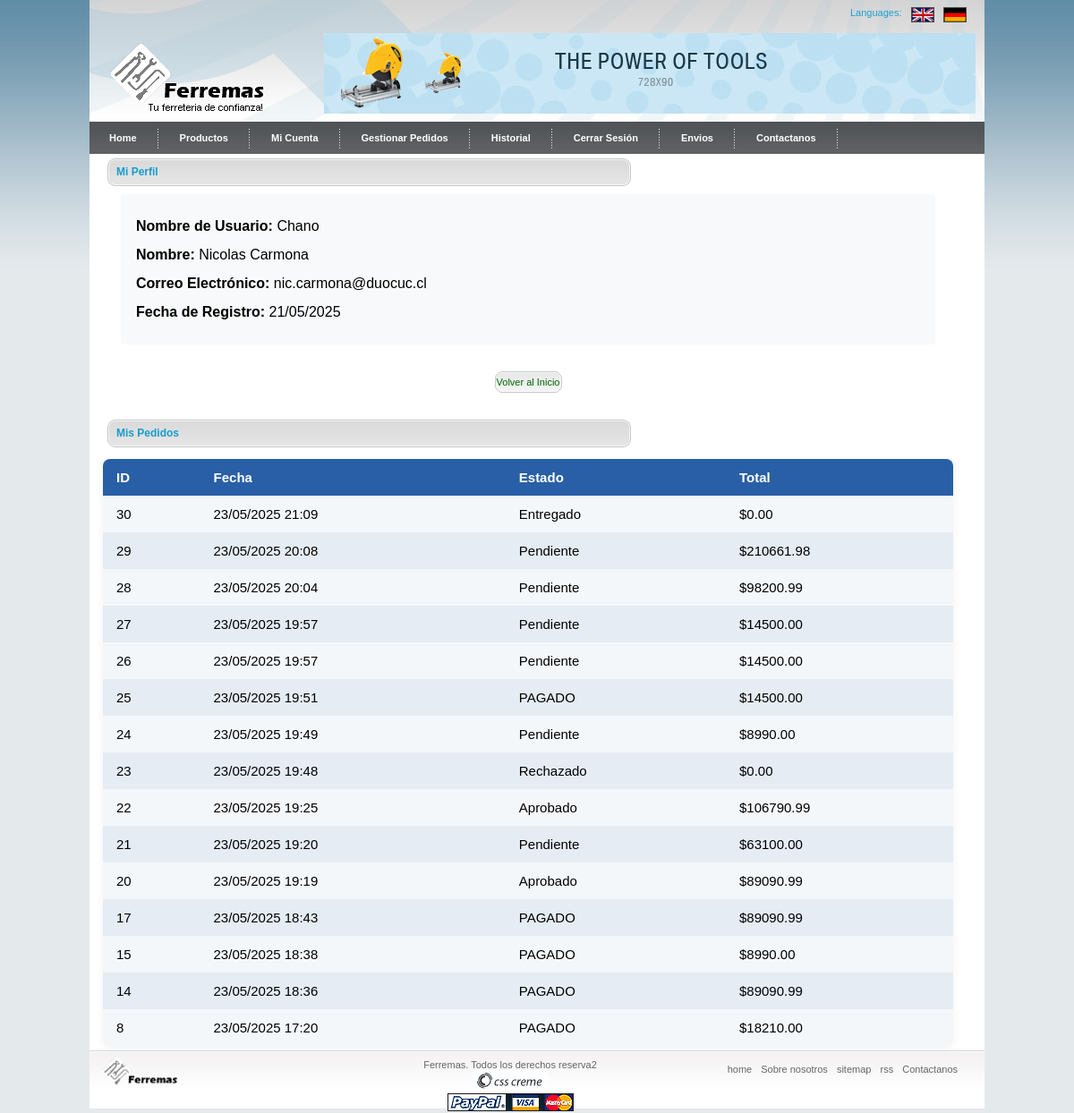
The page /profile/ (signed in) on the database its author committed.
### usuarios/models.py (models this page shows)
class Usuario(AbstractUser):
    ROL_CHOICES = [
        ('cliente', 'Cliente'),
        ('admin', 'Administrador'),
        ('vendedor', 'Vendedor'),
        ('bodeguero', 'Bodeguero'),
        ('contador', 'Contador'),
    ]
    rol = models.CharField(max_length=20, choices=ROL_CHOICES)
    telefono = models.CharField(max_length=20, blank=True, null=True)  # Nuevo campo

### pedidos/models.py (models this page shows)
class Pedido(models.Model):
    usuario = models.ForeignKey(settings.AUTH_USER_MODEL, on_delete=models.CASCADE)
    fecha = models.DateTimeField(auto_now_add=True)
    estado = models.CharField(max_length=20, default='pendiente')  # pendiente, pagado, enviado, entregado, etc.
    total = models.DecimalField(max_digits=12, decimal_places=2, default=0)
    metodo_pago = models.CharField(max_length=20, default='manual')
    datos_pago = models.JSONField(null=True, blank=True)  # para guardar respuesta paypal
    tipo_entrega = models.CharField(
        max_length=20,
        choices=[('retiro', 'Retiro en tienda'), ('despacho', 'Despacho a domicilio')],
        default='retiro'
    )
    direccion_entrega = models.CharField(max_length=255, blank=True, null=True)
    sucursal_retiro = models.CharField(max_length=100, blank=True, null=True)

### core/views.py (the view)
# urls.py: path('profile/', views.profile, name='profile'),
@login_required
def profile(request):
    pedidos_usuario = Pedido.objects.filter(usuario=request.user).order_by('-fecha')
    return render(request, 'profile.html', {
        'user': request.user,
        'pedidos': pedidos_usuario
    })

### core/context_processors.py (called while the page is built)
def carrito_context(request):
    carrito = request.session.get('carrito', {})
    productos_dict = {str(p.id): p for p in Producto.objects.all()}
    total = 0
    total_productos = 0
    for pid, cantidad in carrito.items():
        prod = productos_dict.get(str(pid))
        if prod:
            total += prod.precio * cantidad
            total_productos += cantidad
    return {
        'carrito': carrito,
        'productos_dict': productos_dict,
        'total_carrito': total,
        'total_productos': total_productos,
    }

### core/templates/profile.html (shortened to what this page needs)
{% load static %}
<!DOCTYPE html>
<html xmlns="http://www.w3.org/1999/xhtml">
<head>
  <link rel="stylesheet" type="text/css" href="{% static 'css/style.css' %}" />
  <link rel="stylesheet" type="text/css" href="{% static 'css/forms.css' %}" />
</head>
<body>
  <div id="main_container">
    {% include "partials/header.html" %}
    {% include "partials/menu_tab.html" %}
    <div id="main_content">
      <div class="center_content" style="width: 950px;">
        <div class="center_title_bar">Mi Perfil</div>
        <div>
          <div class="profile-info">
            <div class="profile-details">
              <p><strong>Nombre de Usuario:</strong> {{ user.username }}</p>
              <p><strong>Nombre:</strong> {{ user.first_name }} {{ user.last_name }}</p>
              <p><strong>Correo Electrónico:</strong> {{ user.email }}</p>
              <p><strong>Fecha de Registro:</strong> {{ user.date_joined|date:"d/m/Y" }}</p>
            </div>
            <div class="profile-actions">
              <a href="{% url 'index' %}" class="prod_buy">Volver al Inicio</a>
            </div>
          </div>
        </div>
        <div class="profile-orders">
        <div class="center_title_bar">Mis Pedidos</div>
        <br><br>
      {% if pedidos %}
      <table>
        <tr>
          <th>ID</th>
          <th>Fecha</th>
          <th>Estado</th>
          <th>Total</th>
        </tr>
        {% for pedido in pedidos %}
        <tr>
          <td>{{ pedido.id }}</td>
          <td>{{ pedido.fecha|date:"d/m/Y H:i" }}</td>
          <td>{{ pedido.estado }}</td>
          <td>${{ pedido.total }}</td>
        </tr>
        {% endfor %}
      </table>
      {% else %}
      <p>No tienes pedidos aún.</p>
      {% endif %}
    </div>
      </div>
    </div>
    <div class="footer">
      <div class="left_footer"> <img src="{% static 'images/footer_logo2.png' %}" alt="" width="89" height="42" />
      </div>
      <div class="center_footer">Ferremas. Todos los derechos reserva2<br />
        <a href="http://csscreme.com"><img src="{% static 'images/csscreme.jpg' %}" alt="csscreme" title="csscreme"
            border="0" /></a><br />
        <img src="{% static 'images/payment.gif' %}" alt="" />
      </div>
      <div class="right_footer"> <a href="#">home</a> <a href="#">Sobre nosotros</a> <a href="#">sitemap</a> <a
          href="#">rss</a> <a href="#">Contactanos</a> </div>
    </div>
  </div>
</body>
</html>

### core/static/css/style.css (style rules this page uses)
body { background:url('../images/bg.jpg') repeat-x #e4e9ec top; padding:0; font-family:Arial, Helvetica, sans-serif; font-size:11px; margin:0px auto auto auto; color:#000; }
p { padding:2px; margin:0px; }
#main_container { width:1000px; height:auto; margin:auto; padding:0px; background-color:#FFFFFF; }
#main_content { clear:both; }
.center_content { width:600px; float:left; padding:5px 10px 5px 15px; }
.center_title_bar { width:575px; height:31px; float:left; padding:0 0 0 10px; margin:0 0 0 5px; line-height:31px; font-size:12px; color:#159DCC; font-weight:bold; background:url('../images/bar_bg.gif') no-repeat center; }
a.prod_buy { width:75px; height:24px; display:block; float:left; background:url('../images/link_bg.gif') no-repeat center; margin:2px 0 0 5px; text-align:center; line-height:24px; text-decoration:none; color: #006600; }
.footer { width:1000px; clear:both; height:65px; background:url('../images/footer_bg.gif') repeat-x top; }
.left_footer { float:left; width:300px; padding:5px 0 0 10px; }
.right_footer { float:right; padding:15px 30px 0 0; }
.right_footer a { padding:0 0 0 7px; text-decoration:none; color: #666666; }
.center_footer { float:left; width:200px; text-align:center; color:#666666; padding:10px 0 0 60px; }

### core/static/css/forms.css (style rules this page uses)
.profile-actions { margin-top: 20px; display: flex; gap: 10px; justify-content: center; }
.profile-actions .prod_buy { padding: 10px 20px; text-decoration: none; display: inline-block; margin: 0 5px; }
.profile-info { padding: 20px; }
.profile-details { margin: 20px 0; padding: 15px; background-color: #f8f9fa; border-radius: 4px; }
.profile-details p { margin: 10px 0; font-size: 16px; }

### core/templates/profile.html (style rules this page uses)
.profile-orders table { width: 100%; border-collapse: collapse; margin: 20px 0 0 0; background: #fff; border-radius: 8px; overflow: hidden; font-size: 15px; box-shadow: 0 2px 10px rgba(0,0,0,0.06); }
.profile-orders th, .profile-orders td { padding: 12px 15px; text-align: left; }
.profile-orders th { background: #295fa6; color: #fff; font-weight: 600; }
.profile-orders tr:nth-child(even) { background: #f4f7fa; }
.profile-orders tr:nth-child(odd) { background: #e6ecf3; }

### rows shown on the page
Usuario: username "Chano", first_name "Nicolas", last_name "Carmona", email "nic.carmona@duocuc.cl", date_joined "21/05/2025"
Pedido: id "30", fecha "23/05/2025 21:09", estado "Entregado", total "0.00"
Pedido: id "29", fecha "23/05/2025 20:08", estado "Pendiente", total "210661.98"
Pedido: id "28", fecha "23/05/2025 20:04", estado "Pendiente", total "98200.99"
Pedido: id "27", fecha "23/05/2025 19:57", estado "Pendiente", total "14500.00"
Pedido: id "26", fecha "23/05/2025 19:57", estado "Pendiente", total "14500.00"
Pedido: id "25", fecha "23/05/2025 19:51", estado "PAGADO", total "14500.00"
Pedido: id "24", fecha "23/05/2025 19:49", estado "Pendiente", total "8990.00"
Pedido: id "23", fecha "23/05/2025 19:48", estado "Rechazado", total "0.00"
Pedido: id "22", fecha "23/05/2025 19:25", estado "Aprobado", total "106790.99"
Pedido: id "21", fecha "23/05/2025 19:20", estado "Pendiente", total "63100.00"
Pedido: id "20", fecha "23/05/2025 19:19", estado "Aprobado", total "89090.99"
Pedido: id "17", fecha "23/05/2025 18:43", estado "PAGADO", total "89090.99"
Pedido: id "15", fecha "23/05/2025 18:38", estado "PAGADO", total "8990.00"
Pedido: id "14", fecha "23/05/2025 18:36", estado "PAGADO", total "89090.99"
Pedido: id "8", fecha "23/05/2025 17:20", estado "PAGADO", total "18210.00"
